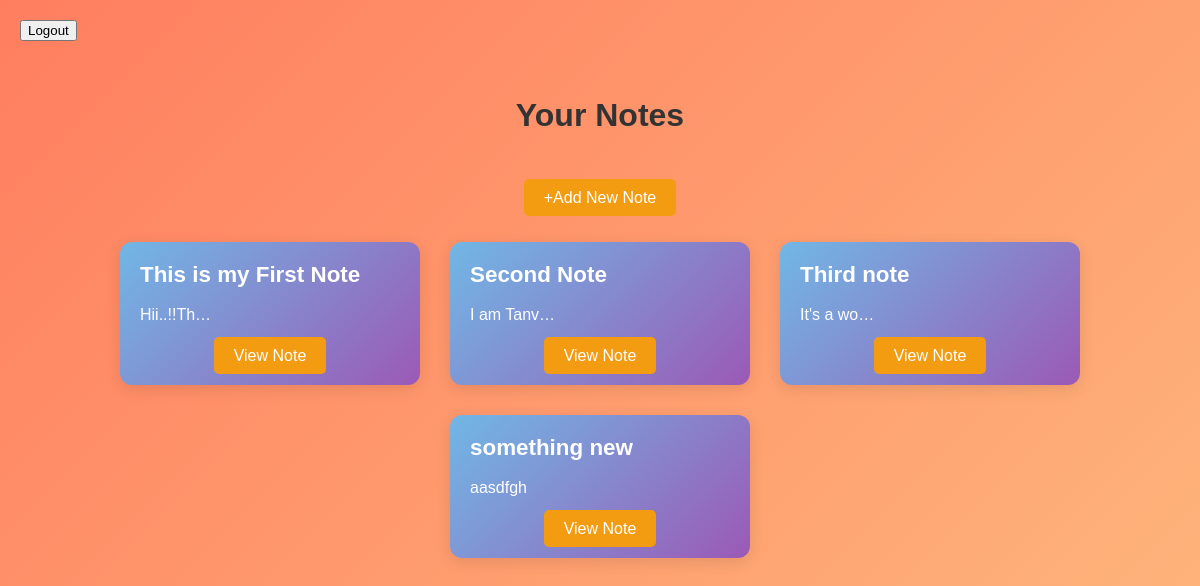
Page /smart/notes/ (signed in) on the earlier database version.
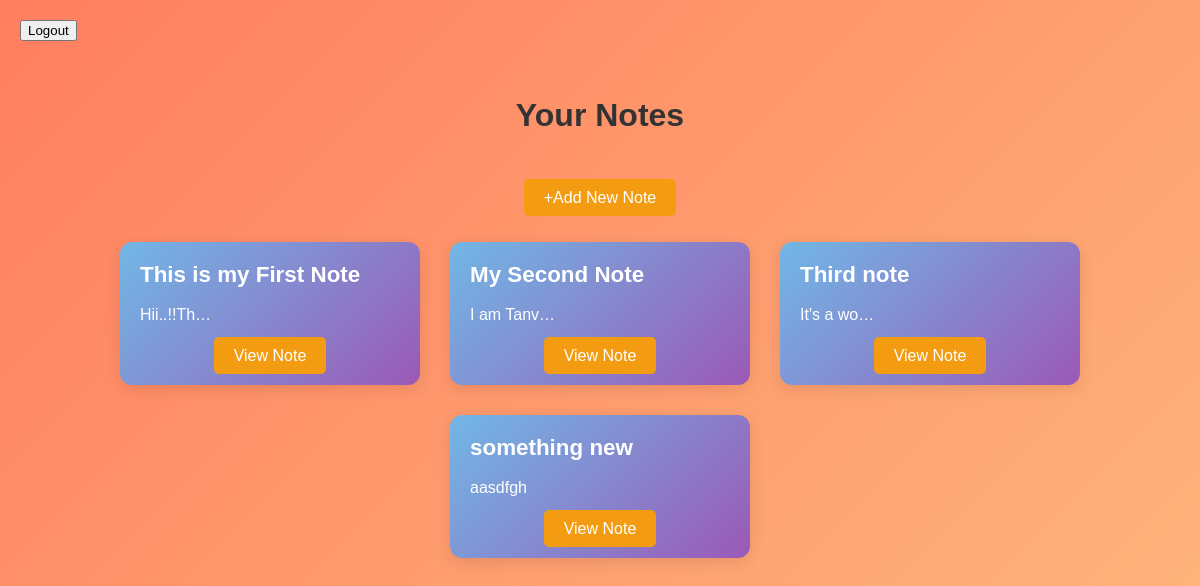
Same page on the later database version.
### notes/models.py (models this page shows, shortened)
class Notes(models.Model):
    note_title=models.CharField(max_length=300)
    note_content=models.TextField()
    date_created=models.DateTimeField(auto_now_add=True)
    user=models.ForeignKey(User,on_delete=models.CASCADE,related_name='notes')

### notes/views.py (the view)
# urls.py: path('notes/',views.NotesListView.as_view(), name="noteslist"),
class NotesListView(LoginRequiredMixin,ListView):
    model=Notes
    context_object_name="notes"
    login_url="/login"
    def get_queryset(self):
        return self.request.user.notes.all()

### notes/templates/notes/notes_list.html (shortened to what this page needs)
<!DOCTYPE html>
<html lang="en">
<head>
</head>
<body>
    <nav>
        <form method="POST" action="{% url 'logout' % }">
            <button type="submit">Logout</button>
        </form>
    </nav>
    <div class="row">
        <div class="col">
            <div class="notesheading ">
                <h1>Your Notes</h1>
            </div>
        </div>
    </div>
    <div class="cardfooter">
        <a href="{% url 'notesnew' %}" class="btn"> +Add New Note</a>
    </div>
    <div class="row">
        {% for note in notes %}
            <div class="col">
               <div class="card">
                   <div class="cardheader">{{note.note_title}}</div>
                   <div class="cardbody">
                    <p>{{note.note_content|truncatechars:10}}</p>
                   </div>
                   <div class="cardfooter">
                    <a href="{% url 'notesdetail' pk=note.id %}" class="btn">View Note</a>
                   </div>
               </div>
            </div>
        {% endfor %}
    </div>
</body>
</html>

### notes/templates/notes/notes_list.html (style rules this page uses)
body { background: linear-gradient(135deg, #ff7e5f, #feb47b); font-family: Arial, sans-serif; margin: 0; padding: 20px; }
.row { display: flex; flex-wrap: wrap; justify-content: center; margin: 20px 0; }
.col { padding: 15px; max-width: 300px; width: 100%; }
.notesheading h1 { text-align: center; color: #333; margin-bottom: 20px; }
.card { background: linear-gradient(135deg, #71b7e6, #9b59b6); border-radius: 12px; box-shadow: 0 4px 15px rgba(0, 0, 0, 0.1); padding: 20px; transition: transform 0.2s, box-shadow 0.2s; color: white; }
.cardheader { font-size: 1.4em; margin-bottom: 15px; font-weight: bold; }
.cardbody p { font-size: 1em; line-height: 1.5; margin: 0; }
.cardfooter { margin-top: 20px; text-align: center; }
.btn { background-color: #f39c12; color: white; border: none; border-radius: 5px; padding: 10px 20px; text-decoration: none; transition: background-color 0.3s; }

Differences in the rows shown:
changed Notes "I am Tanv…": note_title "Second Note" → "My Second Note"
